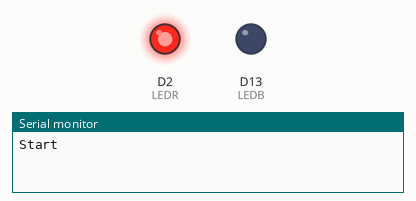
This sketch was run on a simulated Arduino Uno R4 WiFi. On the bench: output pins drawn as LEDs (lit = HIGH), the last lines printed to the serial monitor.

Above: at 0.1 s.
At 60.1 s:
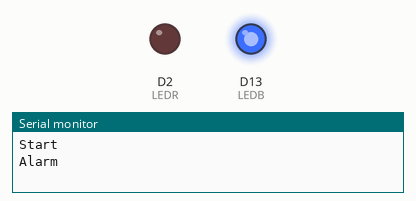
Timing chart, 0 to 121.5 s (numbered marks = the images above):
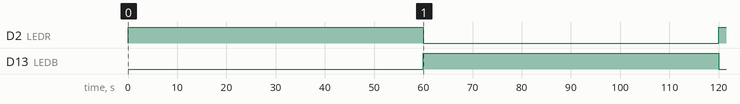

The sketch:

RTC_Alarm.ino
```cpp
/*
 * This example demonstrates how to use the alarm functionality of the RTC
 * (Real Time Clock) on the Portenta C33.
 *
 * It switches the built-in LED between blue and red each time the alarm
 * is triggered, which is once every minute in this example.
 *
 */

#include "RTC.h"
#define LEDB LED_BUILTIN
#define LEDR 2

void alarmCallback()
{
  static bool ledState = false;
  if (!ledState) {
    digitalWrite(LEDB, HIGH);
    digitalWrite(LEDR, LOW);
  }
  else {
    digitalWrite(LEDR, HIGH);
    digitalWrite(LEDB, LOW);
  }
  ledState = !ledState;
  Serial.println("Alarm");
}

void setup() {
  Serial.begin(115200);
  Serial.println("Start");
  pinMode(LEDR, OUTPUT);
  pinMode(LEDB, OUTPUT);
  digitalWrite(LEDR, HIGH);
  digitalWrite(LEDB, LOW);

  // Initialize the RTC
  RTC.begin();

  // RTC.setTime() must be called for RTC.setAlarmCallback to work, but it doesn't matter
  // what date and time it's set to in this example
  RTCTime initialTime(7, Month::JUNE, 2023, 13, 03, 00, DayOfWeek::WEDNESDAY, SaveLight::SAVING_TIME_ACTIVE);
  RTC.setTime(initialTime);

  // Trigger the alarm every time the seconds are zero
  RTCTime alarmTime;
  alarmTime.setSecond(0);

  // Make sure to only match on the seconds in this example - not on any other parts of the date/time
  AlarmMatch matchTime;
  matchTime.addMatchSecond();

  RTC.setAlarmCallback(alarmCallback, alarmTime, matchTime);
}

void loop() {
}
```

Measured:
- by itself, D2 (LEDR): HIGH → LOW at 60.0 s, → HIGH 60.0 s later
- by itself, D13 (LEDB): LOW → HIGH at 60.0 s, → LOW 60.0 s later
